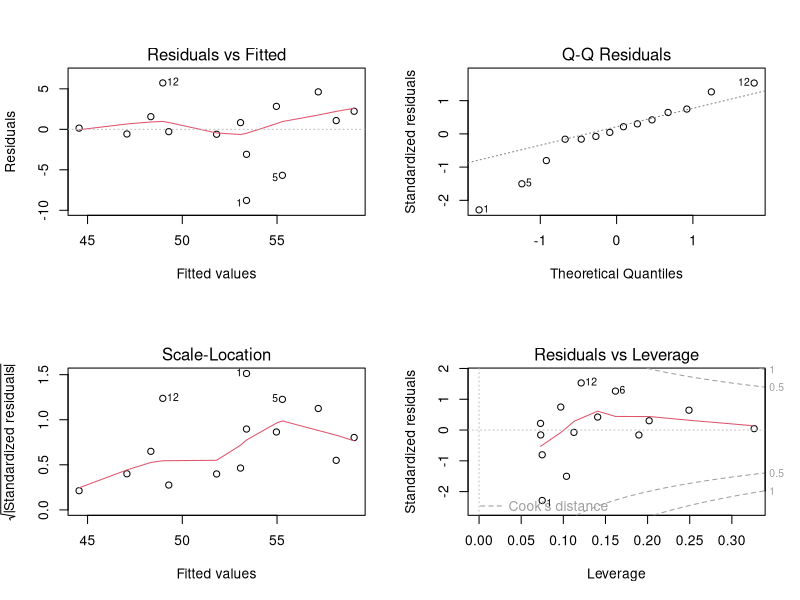

This chart was generated by the following R code:
## ---- chunk 1
Election = seq(1952, 2004, 4)
IncumbentPct = c(44.6, 57.8, 49.9, 61.3, 49.6, 61.8, 49.0, 44.7, 59.2, 53.9, 46.5, 54.7, 50.3, 51.2)
IncomeGrowth = c(2.4, 2.9, 0.8, 4.2, 3.0, 3.6, 1.1, -0.4, 3.9, 2.3, 0.4, 1.0, 2.4, 1.9)

bp = data.frame(Election, IncumbentPct, IncomeGrowth)
## ---- chunk 2
mod = lm(IncumbentPct~IncomeGrowth, data=bp)

(X = model.matrix(mod))
betahat = coef(mod)
smod=summary(mod)
s.2 = smod$sigma^2
Vbeta = smod$cov.unscaled
n.minus.k = df.residual(mod)
## ---- chunk 3
library(MASS) # provides mvrnorm, multivariate normal
Nsim = 1000
# inverse cai square(n-k degree of freedom)
post.sigma.2.sim = n.minus.k*s.2/rchisq(Nsim, n.minus.k)

post.beta.sim = matrix(NA, Nsim, length(betahat))
# simulate beta
for(s in 1:Nsim)
  post.beta.sim[s,] = mvrnorm(1, betahat, post.sigma.2.sim[s]*Vbeta)
## ---- chunk 4
# sigma posterior interval
quantile(post.sigma.2.sim, c(0.025, 0.975))
# beta posterior interval
apply(post.beta.sim, 2, quantile, c(0.025, 0.975))
# classical intervals, for comparison
confint(mod)
# posterior probability of the growth is positive
mean(post.beta.sim[,2] > 0)
## ---- chunk 5
# incomeGrowth on 2008 was 0.75
# simulate from posterior predictive distribution
post.pred.y.sim = rnorm(Nsim, post.beta.sim[,1]+post.beta.sim[,2]*0.75,sqrt(post.sigma.2.sim))

quantile(post.pred.y.sim, c(0.025, 0.975))

# classical prediction
predict(mod, data.frame(IncomeGrowth=0.75), interval="prediction")

# posterior predictive probability of 2008 incumbent victory
mean(post.pred.y.sim > 50)
## ---- chunk 6
par(mfrow=c(2,2))
plot(mod)
## ---- chunk 7
error.std.sim = matrix(NA, Nsim, nrow(bp))
for(s in 1:Nsim)
  error.std.sim[s,] = (bp$IncumbentPct - X %*% cbind(post.beta.sim[s,])) / sqrt(post.sigma.2.sim[s])

# rnorm can be used as it is standardized and independent
ref.std.normal = matrix(rnorm(Nsim*nrow(bp)), Nsim, nrow(bp))
## ---- chunk 8
max.t.rep = apply(abs(ref.std.normal),1, max)
max.t.sim = apply(abs(error.std.sim), 1, max)
mean(max.t.rep >= max.t.sim)

median.t.rep = apply(abs(ref.std.normal), 1, max)/ apply(abs(ref.std.normal), 1, median)
median.t.sim = apply(abs(error.std.sim), 1, max)/ apply(abs(error.std.sim), 1, median)
mean(median.t.rep >= median.t.sim)
## ---- chunk 9
mean(abs(cor(t(ref.std.normal), bp$Election)) >= abs(cor(t(error.std.sim), bp$Election)))
